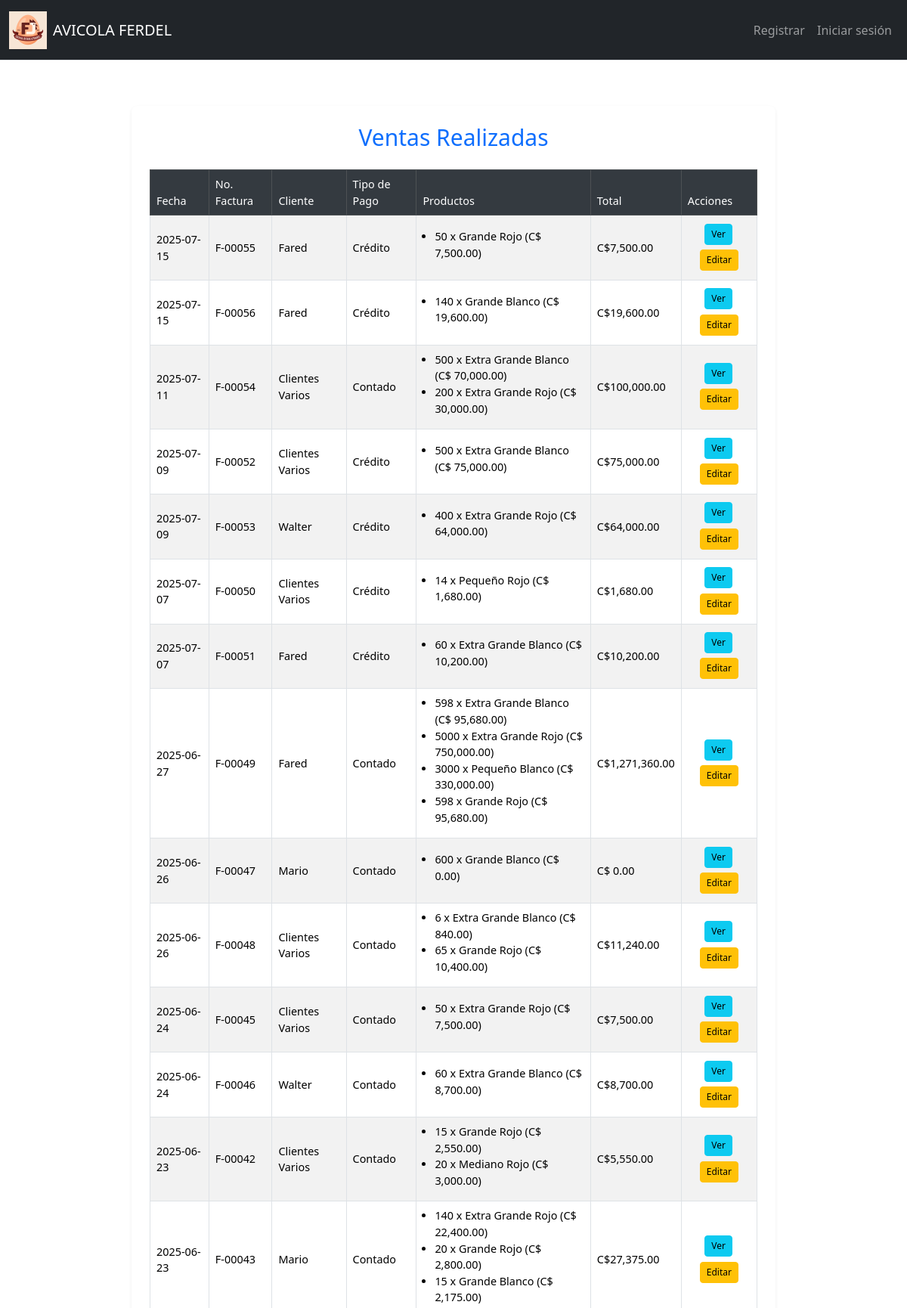
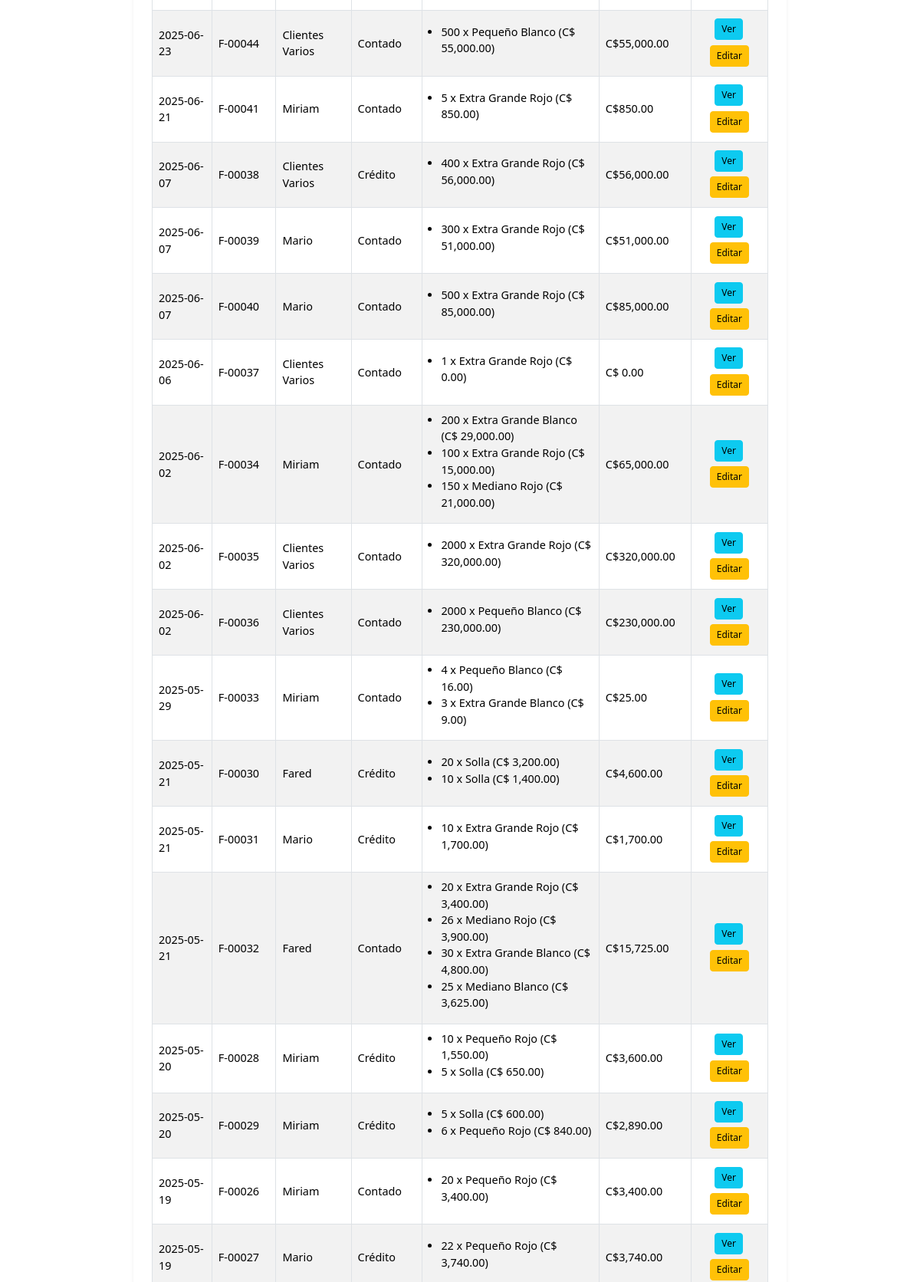
Screenshot of /gestionar_ventas (upper part) with the database file from the repository (2 pictures, top to bottom).
### tables this page shows
CREATE TABLE Facturacion (
    ID_Factura INTEGER PRIMARY KEY AUTOINCREMENT,
    Fecha DATE NOT NULL,
    IDCliente INTEGER NOT NULL,
    Credito_Contado INTEGER,
    Observacion TEXT,
    ID_Empresa INTEGER NOT NULL,
    FOREIGN KEY (IDCliente) REFERENCES Clientes(ID_Cliente),
    FOREIGN KEY (ID_Empresa) REFERENCES Empresa(ID_Empresa)
);

CREATE TABLE Clientes (
    ID_Cliente INTEGER PRIMARY KEY AUTOINCREMENT,
    Nombre TEXT NOT NULL,
    Telefono TEXT,
    Direccion TEXT,
    RUC_CEDULA TEXT
);

### app.py (the view)
@app.route("/gestionar_ventas", methods=["GET"])
def gestionar_ventas():
    try:
        ventas = db.execute("""
            SELECT f.ID_Factura, f.Fecha, c.Nombre AS Cliente,
                   f.Credito_Contado, f.Observacion,
                   (SELECT SUM(Total) FROM Detalle_Facturacion WHERE ID_Factura = f.ID_Factura) AS Total
            FROM Facturacion f
            JOIN Clientes c ON c.ID_Cliente = f.IDCliente
            ORDER BY f.Fecha DESC
        """)
        detalles = db.execute("""
            SELECT df.ID_Factura, p.Descripcion, df.Cantidad, df.Total AS Subtotal
            FROM Detalle_Facturacion df
            JOIN Productos p ON df.ID_Producto = p.ID_Producto
        """)
        productos_por_venta = {}
        for d in detalles:
            productos_por_venta.setdefault(d["ID_Factura"], []).append(
                f"{d['Cantidad']} x {d['Descripcion']} (C$ {d['Subtotal']:,.2f})"
            )
        for venta in ventas:
            venta["Productos"] = productos_por_venta.get(venta["ID_Factura"], [])
            venta["NumeroFactura"] = f"F-{venta['ID_Factura']:05d}"
            venta["TotalFormateado"] = f"C${venta['Total']:,.2f}" if venta['Total'] else "C$ 0.00"
        return render_template("gestionar_ventas.html", ventas=ventas)
    except Exception as e:
        flash(f"❌ Error al cargar las ventas: {e}", "danger")
        return redirect(url_for("ventas"))

### app.py (called while the page is built)
@app.after_request
def after_request(response):
    response.headers["Cache-Control"] = "no-cache, no-store, must-revalidate"
    response.headers["Expires"] = 0
    response.headers["Pragma"] = "no-cache"
    return response

### Templates/gestionar_ventas.html (shortened to what this page needs)
{% extends "layout.html" %}
{% block main %}
<div class="container mt-4">
    <div class="card shadow-sm">
        <div class="card-body">
            <h2 class="text-center text-primary mb-4">Ventas Realizadas</h2>
            <div class="table-responsive">
                <table class="table table-bordered table-striped align-middle">
                    <thead class="table-dark">
                        <tr>
                            <th data-label="Fecha">Fecha</th>
                            <th data-label="Factura">No. Factura</th>
                            <th data-label="Cliente">Cliente</th>
                            <th data-label="Pago">Tipo de Pago</th>
                            <th data-label="Productos">Productos</th>
                            <th data-label="Total">Total</th>
                            <th data-label="Acciones">Acciones</th>
                        </tr>
                    </thead>
                    <tbody>
                        {% for venta in ventas %}
                        <tr>
                            <td data-label="Fecha">{{ venta.Fecha }}</td>
                            <td data-label="Factura">{{ venta.NumeroFactura }}</td>
                            <td data-label="Cliente">{{ venta.Cliente }}</td>
                            <td data-label="Pago">{{ 'Crédito' if venta.Credito_Contado == 1 else 'Contado' }}</td>
                            <td data-label="Productos">
                                <ul class="mb-2 ps-3">
                                    {% for producto in venta.Productos %}
                                    <li>{{ producto }}</li>
                                    {% endfor %}
                                </ul>
                            </td>
                            <td data-label="Total" class="font-weight-bold">{{ venta.TotalFormateado }}</td>
                            <td data-label="Acciones">
                                <div class="d-flex flex-wrap justify-content-center">
                                    <button type="button" class="btn btn-sm btn-info me-1 mb-1 ver-detalle-btn"
                                        data-venta-id="{{ venta.ID_Factura }}"
                                        data-venta-data='{{ venta | tojson | safe }}'>
                                        Ver
                                    </button>
                                    <a href="/editar_venta/{{ venta.ID_Factura }}"
                                        class="btn btn-sm btn-warning mb-1 {% if venta.Credito_Contado == 1 and venta.tiene_pagos %}disabled{% endif %}"
                                        >
                                        Editar
                                    </a>
                                </div>
                            </td>
                        </tr>
                        {% endfor %}
                    </tbody>
                </table>
            </div>
        </div>
    </div>
</div>
{% endblock %}

### static/styles.css (style rules this page uses)
:root { --navbar-height-lg: 80px; --navbar-height-sm: 100px; --mobile-breakpoint: 576px; --tablet-breakpoint: 768px; --desktop-breakpoint: 992px; --navbar-bg: #212529; --dropdown-bg: rgba(52, 58, 64, 0.95); }
body { min-height: 100vh; display: flex; flex-direction: column; font-size: 1rem; }

### Templates/layout.html (style rules this page uses)
:root { --navbar-height: 56px; }
body { padding-top: calc(var(--navbar-height) + 20px); min-height: 100vh; display: flex; flex-direction: column; }

### Templates/gestionar_ventas.html (style rules this page uses)
:root { --card-max-width: 900px; --card-padding-lg: 1.5rem; --card-padding-md: 1rem; --card-padding-sm: 0.75rem; --navbar-height-lg: 80px; --navbar-height-sm: 100px; --content-top-margin: 1rem; }
.container.mt-4 { max-width: var(--card-max-width); margin: var(--content-top-margin) auto; padding: var(--card-padding-lg); margin-top: calc(var(--navbar-height-lg) + var(--content-top-margin)); }
.card { border-radius: 0.5rem; box-shadow: 0 0.125rem 0.25rem rgba(0, 0, 0, 0.075); border: none; }
.card-body { padding: var(--card-padding-lg); }
h2 { font-size: clamp(1.5rem, 2.5vw, 2rem); margin-bottom: 1.5rem; }
.table { margin-bottom: 0; width: 100%; font-size: clamp(0.85rem, 1.2vw, 1rem); }
.table thead th { background-color: #343a40; color: white; font-weight: 500; position: sticky; top: 0; z-index: 10; }
.btn-sm { padding: 0.25rem 0.5rem; font-size: clamp(0.75rem, 1vw, 0.85rem); margin: 0.15rem; white-space: nowrap; }

### rows the page displays
Facturacion: Fecha "2025-07-15", NumeroFactura "F-00055", Cliente "Fared", Credito_Contado "Crédito", Productos "50 x Grande Rojo (C$ 7,500.00)", TotalFormateado "C$7,500.00"
Facturacion: Fecha "2025-07-15", NumeroFactura "F-00056", Cliente "Fared", Credito_Contado "Crédito", Productos "140 x Grande Blanco (C$ 19,600.00)", TotalFormateado "C$19,600.00"
Facturacion: Fecha "2025-07-11", NumeroFactura "F-00054", Cliente "Clientes Varios", Credito_Contado "Contado", Productos "500 x Extra Grande Blanco (C$ 70,000.00)" "200 x Extra Grande Rojo (C$ 30,000.00)", TotalFormateado "C$100,000.00"
Facturacion: Fecha "2025-07-09", NumeroFactura "F-00052", Cliente "Clientes Varios", Credito_Contado "Crédito", Productos "500 x Extra Grande Blanco (C$ 75,000.00)", TotalFormateado "C$75,000.00"
Facturacion: Fecha "2025-07-09", NumeroFactura "F-00053", Cliente "Walter", Credito_Contado "Crédito", Productos "400 x Extra Grande Rojo (C$ 64,000.00)", TotalFormateado "C$64,000.00"
Facturacion: Fecha "2025-07-07", NumeroFactura "F-00050", Cliente "Clientes Varios", Credito_Contado "Crédito", Productos "14 x Pequeño Rojo (C$ 1,680.00)", TotalFormateado "C$1,680.00"
Facturacion: Fecha "2025-07-07", NumeroFactura "F-00051", Cliente "Fared", Credito_Contado "Crédito", Productos "60 x Extra Grande Blanco (C$ 10,200.00)", TotalFormateado "C$10,200.00"
Facturacion: Fecha "2025-06-27", NumeroFactura "F-00049", Cliente "Fared", Credito_Contado "Contado", Productos "598 x Extra Grande Blanco (C$ 95,680.00)" "5000 x Extra Grande Rojo (C$ 750,000.00)" "3000 x Pequeño Blanco (C$ 330,000.00)" "598 x Grande Rojo (C$ 95,680.00)", TotalFormateado "C$1,271,360.00"
Facturacion: Fecha "2025-06-26", NumeroFactura "F-00047", Cliente "Mario", Credito_Contado "Contado", Productos "600 x Grande Blanco (C$ 0.00)", TotalFormateado "C$ 0.00"
Facturacion: Fecha "2025-06-26", NumeroFactura "F-00048", Cliente "Clientes Varios", Credito_Contado "Contado", Productos "6 x Extra Grande Blanco (C$ 840.00)" "65 x Grande Rojo (C$ 10,400.00)", TotalFormateado "C$11,240.00"
Facturacion: Fecha "2025-06-24", NumeroFactura "F-00045", Cliente "Clientes Varios", Credito_Contado "Contado", Productos "50 x Extra Grande Rojo (C$ 7,500.00)", TotalFormateado "C$7,500.00"
Facturacion: Fecha "2025-06-24", NumeroFactura "F-00046", Cliente "Walter", Credito_Contado "Contado", Productos "60 x Extra Grande Blanco (C$ 8,700.00)", TotalFormateado "C$8,700.00"
Facturacion: Fecha "2025-06-23", NumeroFactura "F-00042", Cliente "Clientes Varios", Credito_Contado "Contado", Productos "15 x Grande Rojo (C$ 2,550.00)" "20 x Mediano Rojo (C$ 3,000.00)", TotalFormateado "C$5,550.00"
Facturacion: Fecha "2025-06-23", NumeroFactura "F-00043", Cliente "Mario", Credito_Contado "Contado", Productos "140 x Extra Grande Rojo (C$ 22,400.00)" "20 x Grande Rojo (C$ 2,800.00)" "15 x Grande Blanco (C$ 2,175.00)", TotalFormateado "C$27,375.00"
Facturacion: Fecha "2025-06-23", NumeroFactura "F-00044", Cliente "Clientes Varios", Credito_Contado "Contado", Productos "500 x Pequeño Blanco (C$ 55,000.00)", TotalFormateado "C$55,000.00"
Facturacion: Fecha "2025-06-21", NumeroFactura "F-00041", Cliente "Miriam", Credito_Contado "Contado", Productos "5 x Extra Grande Rojo (C$ 850.00)", TotalFormateado "C$850.00"
Facturacion: Fecha "2025-06-07", NumeroFactura "F-00038", Cliente "Clientes Varios", Credito_Contado "Crédito", Productos "400 x Extra Grande Rojo (C$ 56,000.00)", TotalFormateado "C$56,000.00"
Facturacion: Fecha "2025-06-07", NumeroFactura "F-00039", Cliente "Mario", Credito_Contado "Contado", Productos "300 x Extra Grande Rojo (C$ 51,000.00)", TotalFormateado "C$51,000.00"
Facturacion: Fecha "2025-06-07", NumeroFactura "F-00040", Cliente "Mario", Credito_Contado "Contado", Productos "500 x Extra Grande Rojo (C$ 85,000.00)", TotalFormateado "C$85,000.00"
Facturacion: Fecha "2025-06-06", NumeroFactura "F-00037", Cliente "Clientes Varios", Credito_Contado "Contado", Productos "1 x Extra Grande Rojo (C$ 0.00)", TotalFormateado "C$ 0.00"
Facturacion: Fecha "2025-06-02", NumeroFactura "F-00034", Cliente "Miriam", Credito_Contado "Contado", Productos "200 x Extra Grande Blanco (C$ 29,000.00)" "100 x Extra Grande Rojo (C$ 15,000.00)" "150 x Mediano Rojo (C$ 21,000.00)", TotalFormateado "C$65,000.00"
Facturacion: Fecha "2025-06-02", NumeroFactura "F-00035", Cliente "Clientes Varios", Credito_Contado "Contado", Productos "2000 x Extra Grande Rojo (C$ 320,000.00)", TotalFormateado "C$320,000.00"
Facturacion: Fecha "2025-06-02", NumeroFactura "F-00036", Cliente "Clientes Varios", Credito_Contado "Contado", Productos "2000 x Pequeño Blanco (C$ 230,000.00)", TotalFormateado "C$230,000.00"
Facturacion: Fecha "2025-05-29", NumeroFactura "F-00033", Cliente "Miriam", Credito_Contado "Contado", Productos "4 x Pequeño Blanco (C$ 16.00)" "3 x Extra Grande Blanco (C$ 9.00)", TotalFormateado "C$25.00"
Facturacion: Fecha "2025-05-21", NumeroFactura "F-00030", Cliente "Fared", Credito_Contado "Crédito", Productos "20 x Solla (C$ 3,200.00)" "10 x Solla (C$ 1,400.00)", TotalFormateado "C$4,600.00"
Facturacion: Fecha "2025-05-21", NumeroFactura "F-00031", Cliente "Mario", Credito_Contado "Crédito", Productos "10 x Extra Grande Rojo (C$ 1,700.00)", TotalFormateado "C$1,700.00"
Facturacion: Fecha "2025-05-21", NumeroFactura "F-00032", Cliente "Fared", Credito_Contado "Contado", Productos "20 x Extra Grande Rojo (C$ 3,400.00)" "26 x Mediano Rojo (C$ 3,900.00)" "30 x Extra Grande Blanco (C$ 4,800.00)" "25 x Mediano Blanco (C$ 3,625.00)", TotalFormateado "C$15,725.00"
Facturacion: Fecha "2025-05-20", NumeroFactura "F-00028", Cliente "Miriam", Credito_Contado "Crédito", Productos "10 x Pequeño Rojo (C$ 1,550.00)" "5 x Solla (C$ 650.00)", TotalFormateado "C$3,600.00"
Facturacion: Fecha "2025-05-20", NumeroFactura "F-00029", Cliente "Miriam", Credito_Contado "Crédito", Productos "5 x Solla (C$ 600.00)" "6 x Pequeño Rojo (C$ 840.00)", TotalFormateado "C$2,890.00"
Facturacion: Fecha "2025-05-19", NumeroFactura "F-00026", Cliente "Miriam", Credito_Contado "Contado", Productos "20 x Pequeño Rojo (C$ 3,400.00)", TotalFormateado "C$3,400.00"
Facturacion: Fecha "2025-05-19", NumeroFactura "F-00027", Cliente "Mario", Credito_Contado "Crédito", Productos "22 x Pequeño Rojo (C$ 3,740.00)", TotalFormateado "C$3,740.00"
